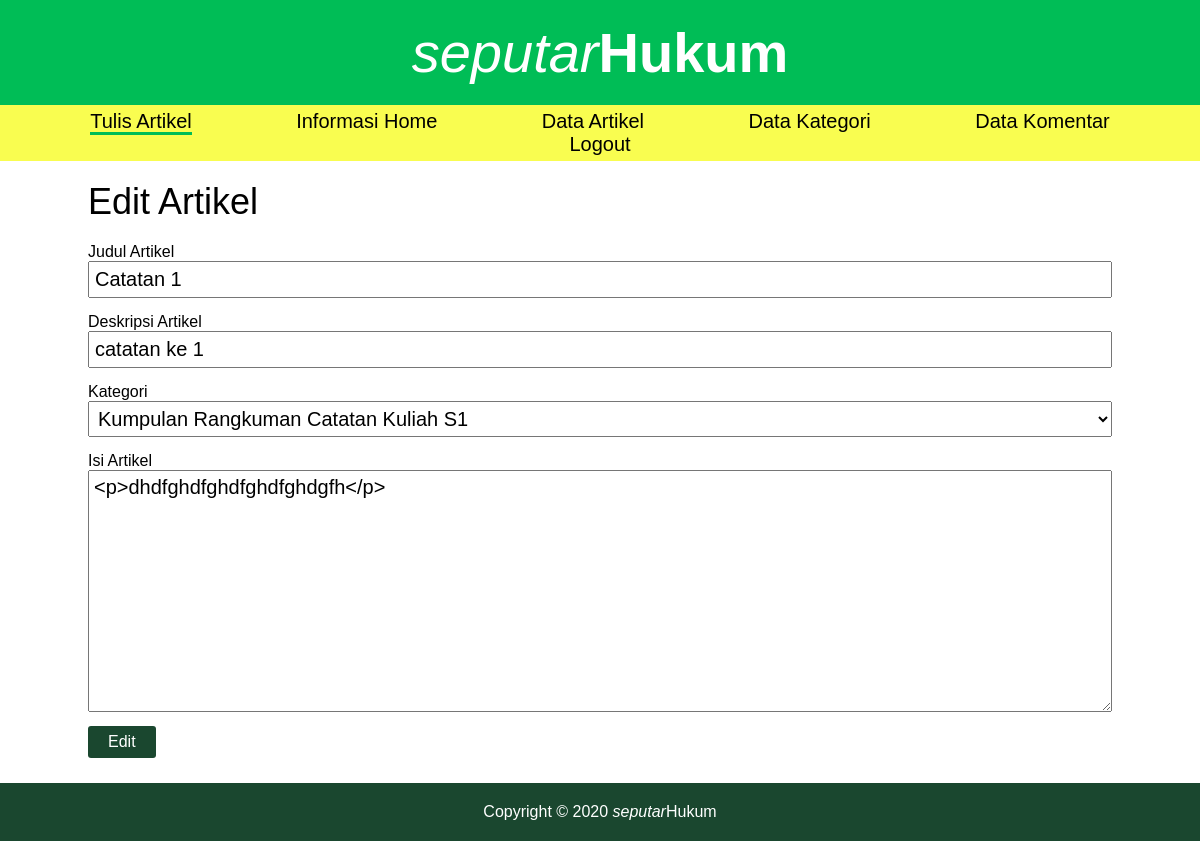
The page /index.php?page=tulis_artikel&id_artikel=46&button=edit (signed in) on the database its author committed.
### tables this page shows
CREATE TABLE `artikel` (
  `id_artikel` int(11) NOT NULL,
  `judul` varchar(255) NOT NULL,
  `id_kategori` int(11) NOT NULL,
  `deskripsi` varchar(255) NOT NULL,
  `isi` mediumtext NOT NULL,
  `tgl_dibuat` datetime NOT NULL DEFAULT current_timestamp()
);

### tulis_artikel.php (the view, shortened to what this page needs)
<?php
    $id_artikel = isset($_GET['id_artikel']) ? $_GET['id_artikel'] : false;
    $button = isset($_GET['button']) ? $_GET['button'] : false;
    $heading = "";
    $judul = "";
    $id_kategori = "";
    $isi = "";
    $deskripsi = "";
    if($button == "edit"){
        $heading = "Edit Artikel";
        $statementEdit = $conn->prepare("SELECT*FROM artikel WHERE id_artikel=:id_artikel");
        $statementEdit->execute([
            "id_artikel" => $id_artikel
        ]);
        $result = $statementEdit->fetch(PDO::FETCH_ASSOC);
        $judul = $result['judul'];
        $id_kategori = $result['id_kategori'];
        $isi = $result['isi'];
        $deskripsi = $result['deskripsi'];
    }else if($button = "tambah"){
        $heading = "Tulis Artikel Baru";
    }
?>
<div class="container">
    <h1 class="header-tulis-artikel"><?= $heading ?></h1>
    <form action="<?= BASE_URL.'proses/proses_tulis_artikel.php' ?>" method='POST'>
        <div class='element-form'>
            <label>Judul Artikel</label>
            <span><input type="text" name='judul' placeholder='Judul Artikel' value="<?= $judul ?>" required></span>
        </div>
        <div class='element-form'>
            <label>Deskripsi Artikel</label>
            <span><input type="text" name='deskripsi' placeholder='Deskripsi Artikel' value="<?= $deskripsi ?>" required></span>
        </div>
        <div class='element-form'>
            <label>Kategori</label>
            <select name="kategori" required>
                <?php
                    $statement = $conn->prepare("SELECT*FROM kategori");
                    $statement->execute();
                    $result = $statement->fetchAll(PDO::FETCH_ASSOC);
                    foreach($result as $row){
                        if($id_kategori == $row['id_kategori']){
                            echo "<option value='$row[id_kategori]' selected='true'>$row[kategori]</option>";
                        }else{
                            echo "<option value='$row[id_kategori]'>$row[kategori]</option>";
                        }
                    }
                ?>
            </select>
        </div>
        <div>
            <label>Isi Artikel</label>
            <span><textarea name="isi" id="editor" cols="30" rows="10"><?= $isi ?></textarea></span>
        </div>
        <div class="element-form">
            <span><input type="submit" name="button" value="<?= ucfirst($button) ?>"></span>
        </div>
    </form>
</div>

### assets/css/style.css (style rules this page uses)
* { font-family: 'Chaparral Pro',sans-serif; margin: 0px; padding: 0px; }
.element-form { margin-bottom: 15px; }
.element-form label { display: block; }
.element-form span { display: block; }
.element-form span input[type=text],input[type="email"], input[type=password], textarea, select { width:100%; padding:5px; box-sizing: border-box; font-size: 20px; }
.element-form span input[type=submit] { background: #1A472F; border: none; color: white; padding: 7px 20px; margin: 10px 0; border-radius: 3px; font-size: 16px; cursor: pointer; }
.container { max-width: 1024px; margin: 10px auto; }
.header-tulis-artikel { font-weight: normal; font-size: 36px; margin: 20px 0; }

### rows shown on the page
artikel: judul "Catatan 1", deskripsi "catatan ke 1", isi "<p>dhdfghdfghdfghdfghdgfh</p>"

### other values the page prints
$heading "Edit Artikel"
form field kategori "Kumpulan Rangkuman Catatan Kuliah S1"
